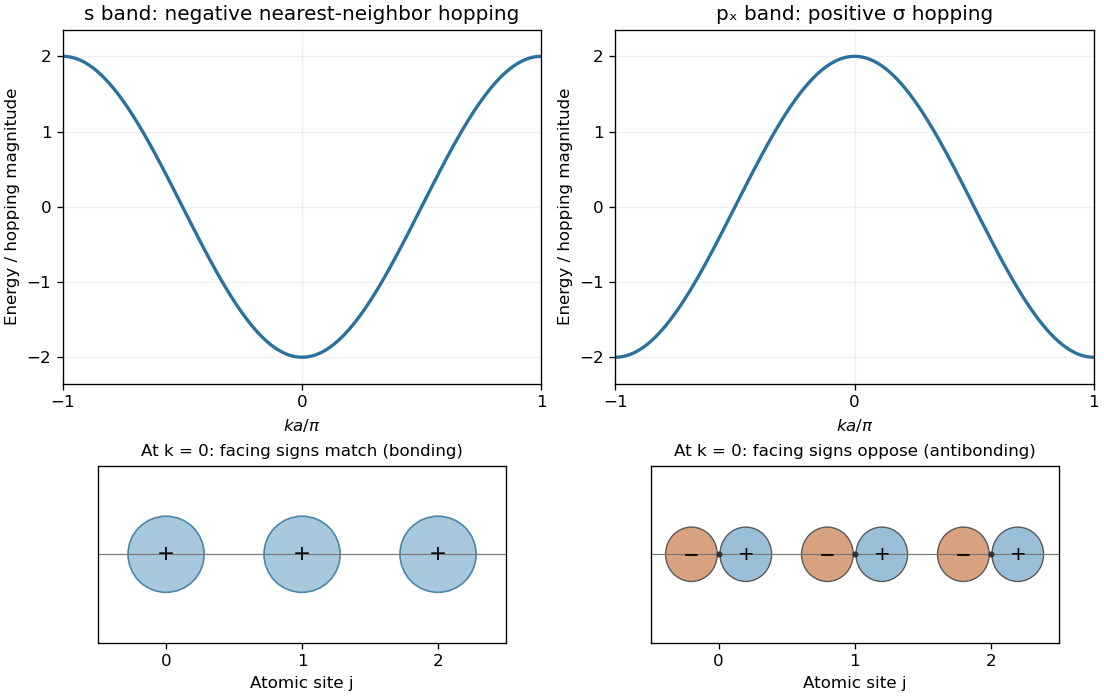

Reproduce this figure in Python.
"""Original s/p_x cosine bands with equal-coefficient orbital signs."""
from pathlib import Path
import numpy as np
import matplotlib.pyplot as plt
from matplotlib.patches import Circle,Ellipse

q=np.linspace(-np.pi,np.pi,900)
fig,axes=plt.subplots(2,2,figsize=(9.2,5.8),layout="constrained",gridspec_kw={"height_ratios":[2,1]})
for ax,energy,label in [(axes[0,0],-2*np.cos(q),"s band: negative nearest-neighbor hopping"),(axes[0,1],2*np.cos(q),"pₓ band: positive σ hopping")]:
    ax.plot(q/np.pi,energy,color="#2a729e",lw=2)
    ax.set(xlabel=r"$ka/\pi$",ylabel="Energy / hopping magnitude",xlim=(-1,1),ylim=(-2.35,2.35),title=label)
    ax.set_xticks([-1,0,1]);ax.grid(alpha=.18)
for col,ax in enumerate(axes[1]):
    ax.axhline(0,color="#777777",lw=.7)
    for j in [0,1,2]:
        if col==0:
            ax.add_patch(Circle((j,0),.28,facecolor="#99bfd8",edgecolor="#34779d",alpha=.85))
            ax.text(j,0,"+",ha="center",va="center",fontsize=13)
        else:
            for direction,color,sign in [(-1,"#d8a180","−"),(1,"#99bfd8","+")]:
                ax.add_patch(Ellipse((j+direction*.2,0),.38,.4,facecolor=color,edgecolor="#555555",lw=.8))
                ax.text(j+direction*.2,0,sign,ha="center",va="center",fontsize=12)
            ax.scatter([j],[0],s=7,color="#333333",zorder=4)
    ax.set(xlim=(-.5,2.5),ylim=(-.65,.65),xticks=[0,1,2],yticks=[],xlabel="Atomic site j")
    ax.set_aspect("equal")
    ax.set_title("At k = 0: facing signs match (bonding)" if col==0 else "At k = 0: facing signs oppose (antibonding)",fontsize=10)
fig.savefig(Path(__file__).with_suffix(".png").name,dpi=120,facecolor="white")
plt.close(fig)
